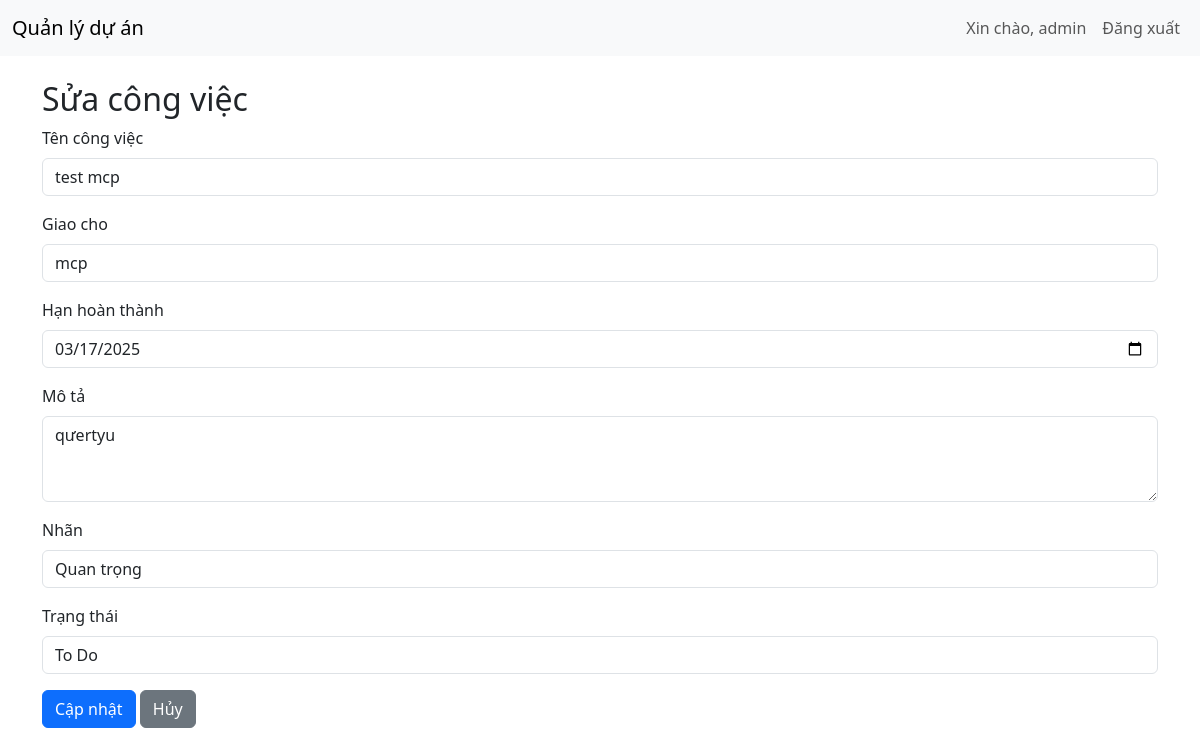
The page /edit_task/1 (signed in) on the database its author committed.
### tables this page shows
CREATE TABLE tasks (
        id INTEGER PRIMARY KEY AUTOINCREMENT,
        title TEXT,
        assignee TEXT,
        due_date TEXT,
        project_id INTEGER,
        label_id INTEGER,
        created_by TEXT,
        status TEXT DEFAULT 'todo',
        description TEXT,
        FOREIGN KEY (project_id) REFERENCES projects(id),
        FOREIGN KEY (label_id) REFERENCES labels(id));

CREATE TABLE labels (
        id INTEGER PRIMARY KEY AUTOINCREMENT,
        name TEXT UNIQUE,
        created_by TEXT);

### app.py (the view, shortened to what this page needs)
@app.route('/edit_task/<int:task_id>', methods=['GET', 'POST'])
def edit_task(task_id):
    if 'username' not in session:
        return redirect(url_for('login'))
    tasks = get_tasks(None)
    task = next((t for t in tasks if t[0] == task_id), None)
    if not task:
        return "Công việc không tồn tại!", 404
    user_role = get_user_role(session['username'])
    project_role = get_project_role(task[4], session['username'])
    if user_role != 'admin' and project_role != 'Leader':
        return "Bạn không có quyền sửa công việc!"
    labels = get_labels()
    return render_template('edit_task.html', task=task, labels=labels)

### database.py (called while the page is built)
def get_user_by_username(username):
    conn = sqlite3.connect('project.db')
    c = conn.cursor()
    c.execute('SELECT * FROM users WHERE username = ?', (username,))
    user = c.fetchone()
    conn.close()
    return user

def get_labels():
    conn = sqlite3.connect('project.db')
    c = conn.cursor()
    c.execute('SELECT * FROM labels')
    labels = c.fetchall()
    conn.close()
    return labels

def get_tasks(project_id):
    conn = sqlite3.connect('project.db')
    c = conn.cursor()
    if project_id is None:
        c.execute('SELECT t.*, l.name FROM tasks t LEFT JOIN labels l ON t.label_id = l.id')
    else:
        c.execute('SELECT t.*, l.name FROM tasks t LEFT JOIN labels l ON t.label_id = l.id WHERE t.project_id = ?',
                  (project_id,))
    tasks = c.fetchall()
    conn.close()
    return tasks

def get_user_role(username):
    conn = sqlite3.connect('project.db')
    c = conn.cursor()
    c.execute('SELECT role FROM users WHERE username = ?', (username,))
    role = c.fetchone()
    conn.close()
    return role[0] if role else None

def get_project_role(project_id, username):
    conn = sqlite3.connect('project.db')
    c = conn.cursor()
    user = get_user_by_username(username)
    c.execute('SELECT project_role FROM project_members WHERE project_id = ? AND user_id = ? AND status = "approved"',
              (project_id, user[0]))
    role = c.fetchone()
    conn.close()
    return role[0] if role else None

### templates/edit_task.html (shortened to what this page needs)
{% extends "base.html" %}
{% block content %}
<h2>Sửa công việc</h2>
<form method="POST">
    <div class="mb-3">
        <label class="form-label">Tên công việc</label>
        <input type="text" name="title" class="form-control" value="{{ task[1] }}" required>
    </div>
    <div class="mb-3">
        <label class="form-label">Giao cho</label>
        <input type="text" name="assignee" class="form-control" value="{{ task[2] }}" required>
    </div>
    <div class="mb-3">
        <label class="form-label">Hạn hoàn thành</label>
        <input type="date" name="due_date" class="form-control" value="{{ task[3] }}" required>
    </div>
    <div class="mb-3">
        <label class="form-label">Mô tả</label>
        <textarea name="description" class="form-control" rows="3">{{ task[8] }}</textarea>
    </div>
    <div class="mb-3">
        <label class="form-label">Nhãn</label>
        <select name="label_id" class="form-control">
            {% for label in labels %}
            <option value="{{ label[0] }}" {% if task[5] == label[0] %}selected{% endif %}>{{ label[1] }}</option>
            {% endfor %}
        </select>
    </div>
    <div class="mb-3">
        <label class="form-label">Trạng thái</label>
        <select name="status" class="form-control">
            <option value="todo" {% if task[7] == 'todo' %}selected{% endif %}>To Do</option>
        </select>
    </div>
    <button type="submit" class="btn btn-primary">Cập nhật</button>
    <a href="{{ url_for('project_tasks', project_id=task[4]) }}" class="btn btn-secondary">Hủy</a>
</form>
{% endblock %}

### rows shown on the page
tasks: title "test mcp", assignee "mcp", due_date "03/17/2025", description "qưertyu", label_id "Quan trọng", status "To Do"

### other values the page prints
{{ session['username'] }} "admin"
